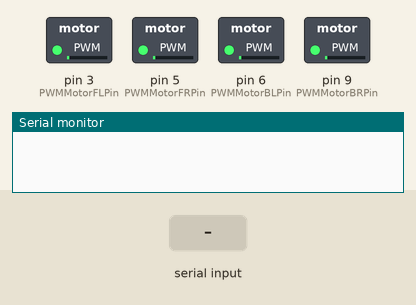
Simulated run of this sketch. Board: Arduino Uno, built with avr-gcc and run on an emulated ATmega328P. On the bench: switched loads named in the sketch (green lamp = pin HIGH), the last lines printed to the serial monitor. The test bench sets the inputs (shaded band).

Above: at 2.2 s.
2.3 s: "FORWARD\n" received over Serial
5.3 s: "BACKWARD\n" received over Serial
8.3 s: "LEFT\n" received over Serial
At 8.78 s:
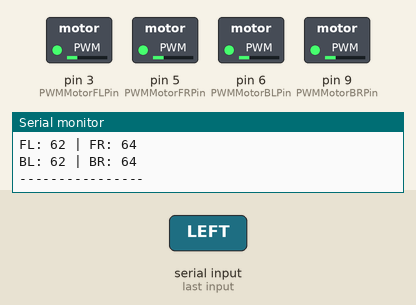
11.3 s: "RIGHT\n" received over Serial
Timing chart, 0 to 14.3 s (numbered marks = the images above; inputs shaded):
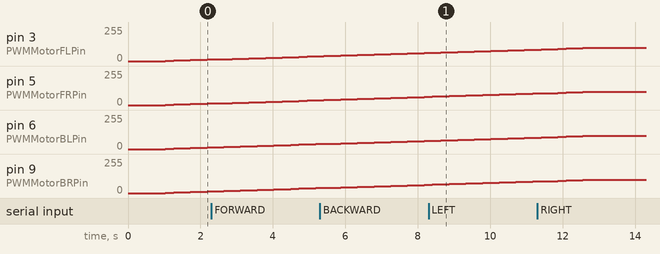

The sketch:

MiniDrone.ino
```cpp
// Define the motors
int PWMMotorFLPin = 3; // Front Left
int PWMMotorFRPin = 5; // Front Right
int PWMMotorBLPin = 6; // Back Left
int PWMMotorBRPin = 9; // Back Right

// Max Values
int PWMMotorFLMax = 255; // Front Left
int PWMMotorFRMax = 255; // Front Right
int PWMMotorBLMax = 255; // Back Left
int PWMMotorBRMax = 255; // Back Right

int SensitivityPercent = 1;

// Intital Position
int intialPWMMotorFLValue = 100; // Front Left
int intialPWMMotorFRValue = 100; // Front Right
int intialPWMMotorBLValue = 100; // Back Left
int intialPWMMotorBRValue = 100; // Back Right

// Actual Position
int PWMMotorFLValue = 0; // Front Left
int PWMMotorFRValue = 0; // Front Right
int PWMMotorBLValue = 0; // Back Left
int PWMMotorBRValue = 0; // Back Right

void setup() {
  // initialize the serial communication:
  Serial.begin(9600);
  setMotorValues(); // Initial write
  delay(1000);
}

void loop() {
  // Check if any commands available
  processCommand(true);
  //printCurrentValues();
}

void setMotorValues() {
  analogWrite(PWMMotorFLPin, PWMMotorFLValue);
  analogWrite(PWMMotorFRPin, PWMMotorFRValue);
  analogWrite(PWMMotorBLPin, PWMMotorBLValue);
  analogWrite(PWMMotorBRPin, PWMMotorBRValue);
  delay(30);
}

void printCurrentValues() {
  Serial.print("FL: ");
  Serial.print(PWMMotorFLValue);
  Serial.print(" | ");
  Serial.print("FR: ");
  Serial.println(PWMMotorFRValue);
  Serial.print("BL: ");
  Serial.print(PWMMotorBLValue);
  Serial.print(" | ");
  Serial.print("BR: ");
  Serial.println(PWMMotorBRValue);
  Serial.println("----------------");
}

void processCommand(bool revertToInitialPosition) {
  if (Serial.available()) {
    String command = Serial.readStringUntil('\n');
    command.trim();
    command.toUpperCase();
    Serial.println(command);

    if(command == "UP") {
      increaseMotorValues("INC", "INC", "INC", "INC");
    }
    else if(command == "DOWN"){
      increaseMotorValues("DEC", "DEC", "DEC", "DEC");
    }
    else if(command == "FORWARD") {
      increaseMotorValues("NO", "NO", "INC", "INC");
    }
    else if(command == "BACKWARD") {
      increaseMotorValues("INC", "INC", "NO", "NO");
    }
    else if(command == "LEFT") {
      increaseMotorValues("NO", "INC", "NO", "INC");
    }
    else if(command == "RIGHT") {
      increaseMotorValues("INC", "NO", "INC", "NO");
    }
    else if(command == "TURNLEFT") {
      increaseMotorValues("INC", "NO", "NO", "INC");
    }
    else if(command == "TURNRIGHT") {
      increaseMotorValues("NO", "INC", "INC", "NO");
    }
    else {
      increaseMotorValues("NO", "NO", "NO", "NO");
    }

    // Recursively process the next command in case of a valid case
    if(command.length() > 0) {
      printCurrentValues();
      processCommand(false);
    }
  }
  else if(revertToInitialPosition) {
    // Keep Reverting
    revertMotorValues();
  }
}

void revertMotorValues() {
  // Slowly revert to initial values
  PWMMotorFLValue = calculateRevertValues(intialPWMMotorFLValue, PWMMotorFLValue, PWMMotorFLMax);
  PWMMotorFRValue = calculateRevertValues(intialPWMMotorFRValue, PWMMotorFRValue, PWMMotorFRMax);
  PWMMotorBLValue = calculateRevertValues(intialPWMMotorBLValue, PWMMotorBLValue, PWMMotorBLMax);
  PWMMotorBRValue = calculateRevertValues(intialPWMMotorBRValue, PWMMotorBRValue, PWMMotorBRMax);

  setMotorValues();
  delay(200);
}

int calculateRevertValues(int initialValue, int currentValue, int maxValue) {
  int difference = initialValue - currentValue;
  int sensitivity = (float)((float)SensitivityPercent/100) * maxValue;
  int newvalue = 0;

  // Debug
  /*Serial.print("difference: ");
  Serial.println(difference);
  Serial.print("sensitivity: ");
  Serial.println(sensitivity);
  Serial.print("sensitivity1.5: ");
  Serial.println(sensitivity * 1.5);*/

  // If difference is not so much return the original value
  if(abs(difference) < sensitivity * 1.5)  {
    newvalue = initialValue;
  }
  else {
    if(difference > 0) {
      // Increase the current value by sensitivity
      newvalue = currentValue + sensitivity;
    }
    else {
      // Decrease the current value by sensitivity
      newvalue = currentValue - sensitivity;
    }
  }

  // Do some validation before returning the calculated value
  if(newvalue > maxValue) {
    return maxValue;
  }
  else if(newvalue <= 0) {
    return 0;
  }
  else {
    return newvalue;
  }
}

void increaseMotorValues(String PWMMotorFLChange, String PWMMotorFRChange, String PWMMotorBLChange, String PWMMotorBRChange) {
  // Slowly increase based on commands
  PWMMotorFLValue = calculateIncreaseValue(PWMMotorFLChange, PWMMotorFLValue, PWMMotorFLMax);
  PWMMotorFRValue = calculateIncreaseValue(PWMMotorFRChange, PWMMotorFRValue, PWMMotorFRMax);
  PWMMotorBLValue = calculateIncreaseValue(PWMMotorBLChange, PWMMotorBLValue, PWMMotorBLMax);
  PWMMotorBRValue = calculateIncreaseValue(PWMMotorBRChange, PWMMotorBRValue, PWMMotorBRMax);

  setMotorValues();
  delay(200);
}

int calculateIncreaseValue(String changeCommand, int currentValue, int maxValue) {
  int sensitivity = (float)((float)SensitivityPercent/100) * maxValue;
  int newvalue = 0;

  // Debug
  /*Serial.print("sensitivity: ");
  Serial.println(sensitivity);
  Serial.print("changeCommand: ");
  Serial.println(changeCommand);*/

  if(changeCommand == "INC") {
    newvalue = currentValue + sensitivity;
  }
  else if(changeCommand == "DEC") {
    newvalue = currentValue - sensitivity;
  }
  else {
    newvalue = currentValue;
  }

   // Do some validation before returning the calculated value
  if(newvalue > maxValue) {
    return maxValue;
  }
  else if(newvalue <= 0) {
    return 0;
  }
  else {
    return newvalue;
  }
}
```
